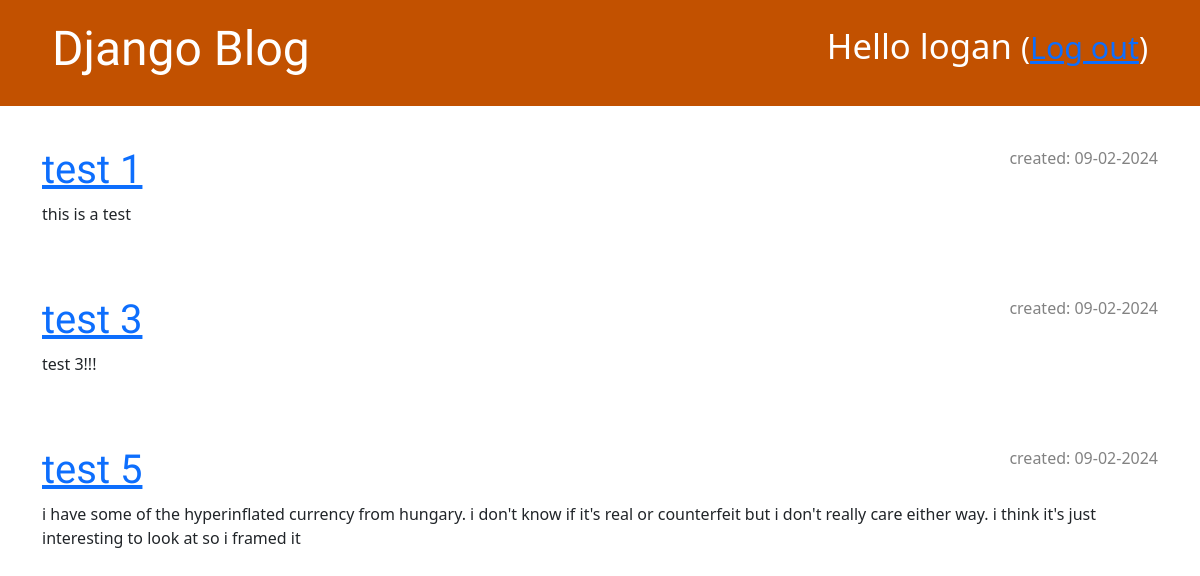
Page /drafts/ (signed in) on the earlier database version.
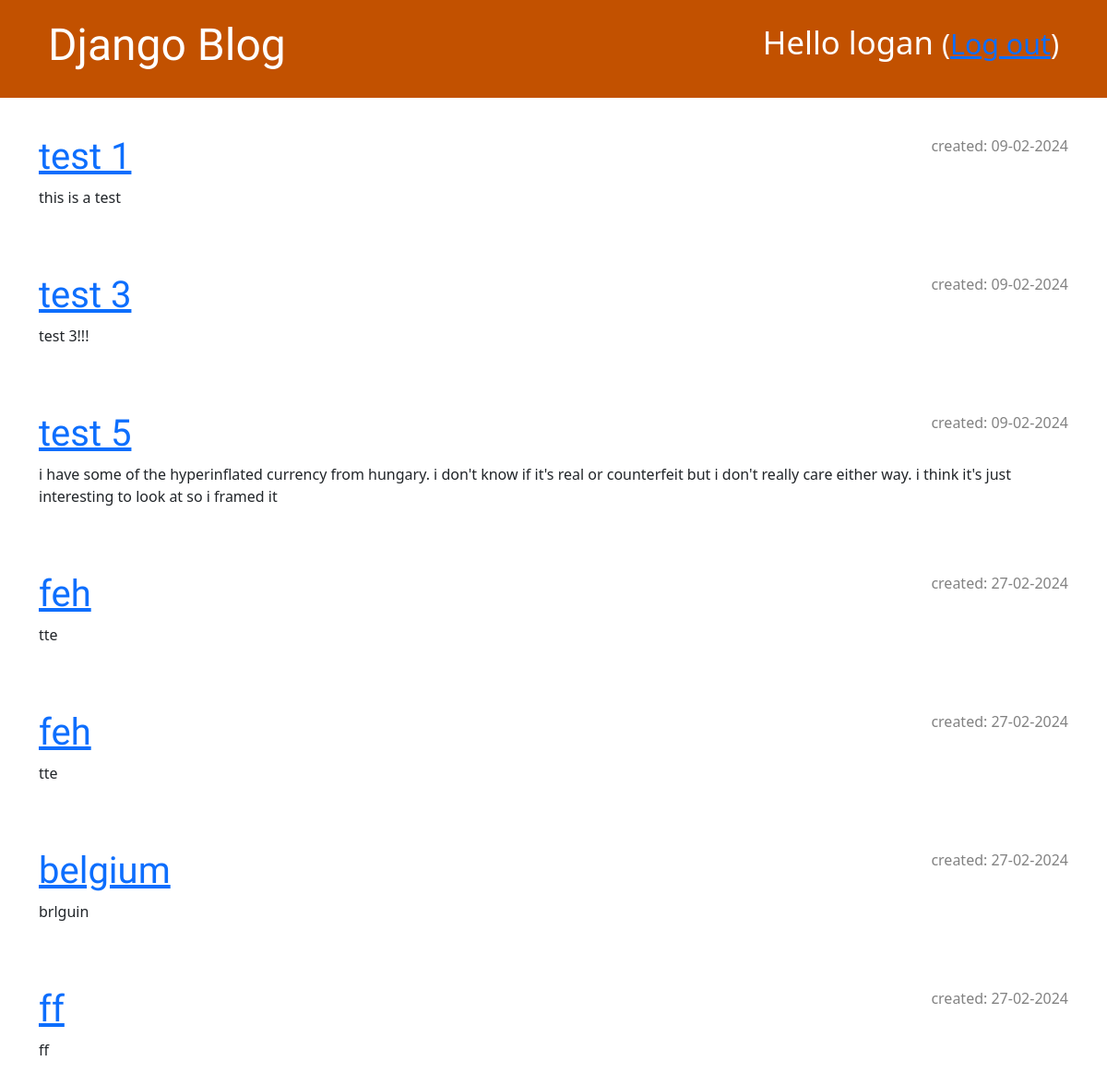
Same page on the later database version.
### blog/models.py (models this page shows, shortened)
class Post(models.Model):
    author = models.ForeignKey(settings.AUTH_USER_MODEL, on_delete=models.CASCADE)
    title = models.CharField(max_length=200)
    text = models.TextField()
    created_date = models.DateTimeField(default=timezone.now)
    published_date = models.DateTimeField(blank=True, null=True)

### blog/views.py (the view)
# urls.py: path('drafts/', views.post_draft_list, name='post_draft_list'),
@login_required
def post_draft_list(request):
    posts = Post.objects.filter(published_date__isnull=True).order_by('created_date')
    return render(request, 'blog/post_draft_list.html', {'posts': posts})

### blog/templates/blog/post_draft_list.html
{% extends 'blog/base.html' %}
{% block content %}
    {% for post in posts %}
        <div class="post">
            <p class="date">created: {{ post.created_date|date:'d-m-Y' }}</p>
            <h1><a href="{% url 'post_detail' pk=post.pk %}">{{ post.title }}</a></h1>
            <p>{{ post.text|truncatechars:200 }}</p>
        </div>
    {% endfor %}
{% endblock %}

### blog/templates/blog/base.html (shortened to what this page needs)
{% load static %}
<!DOCTYPE html>
<html>
    <head>
        <link rel="stylesheet" href="https://cdn.jsdelivr.net/npm/bootstrap@5.1.3/dist/css/bootstrap.min.css">
        <link rel="stylesheet" href="{% static 'css/blog.css' %}">
    </head>
    <body>
        <header class="page-header">
            <div class="container">
				{% if user.is_authenticated %}
					<p class="top-menu">Hello {{ user.username }} <small>(<a href="{% url 'logout' %}">Log out</a>)</small></p>
				{% else %}
					<a href="{% url 'login' %}" class="top-menu"><span class="glyphicon glyphicon-lock"></span></a>
				{% endif %}
					<h1><a href="/">Django Blog</a></h1>
            </div>
        </header>
        <main class="content container">
            <div class="row">
                <div class="col">
                    {% block content %}
                    {% endblock %}
                </div>
            </div>
        </main>
    </body>
</html>

### blog/static/css/blog.css (style rules this page uses)
.page-header { background-color: #C25100; margin-top: 0; margin-bottom: 40px; padding: 20px 20px 20px 40px; }
.page-header h1, .page-header h1 a, .page-header h1 a:visited, .page-header h1 a:active { color: #ffffff; font-size: 36pt; text-decoration: none; }
h1, h2, h3, h4 { font-family: 'Lobster', cursive; }
.date { color: #828282; }
.top-menu, .top-menu:hover, .top-menu:visited { color: #ffffff; float: right; font-size: 26pt; margin-right: 20px; }
.post { margin-bottom: 70px; }
.post > .date, .post > .actions { float: right; }

Differences in the rows shown:
added Post: created_date "27-02-2024", title "feh", text "tte"
added Post: created_date "27-02-2024", title "feh", text "tte"
added Post: created_date "27-02-2024", title "belgium", text "brlguin"
added Post: created_date "27-02-2024", title "ff", text "ff"
